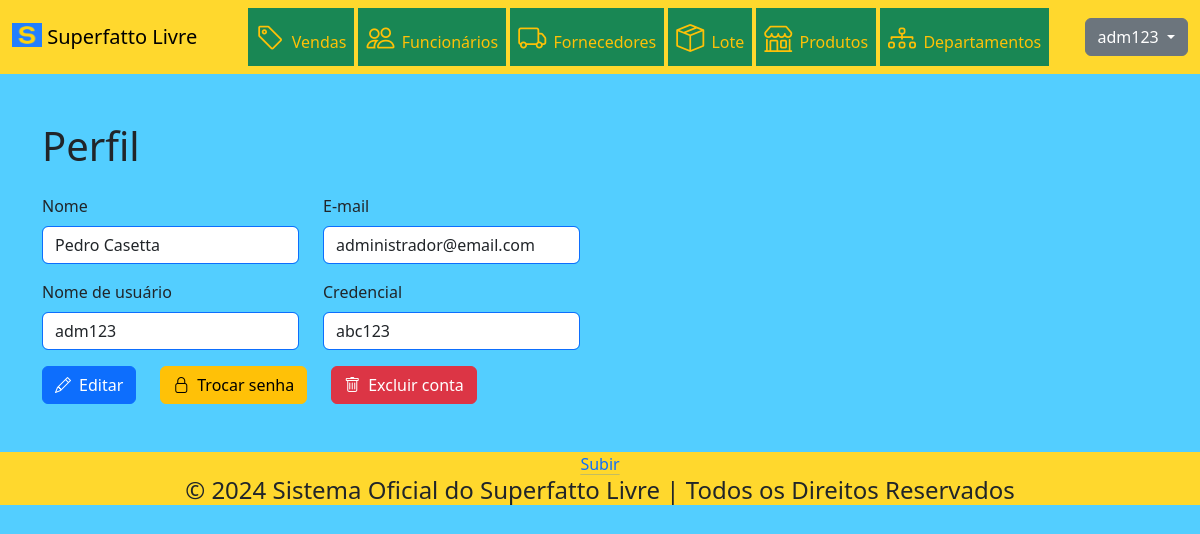
The app's page /conta/encaminharPerfil (signed in), older data.
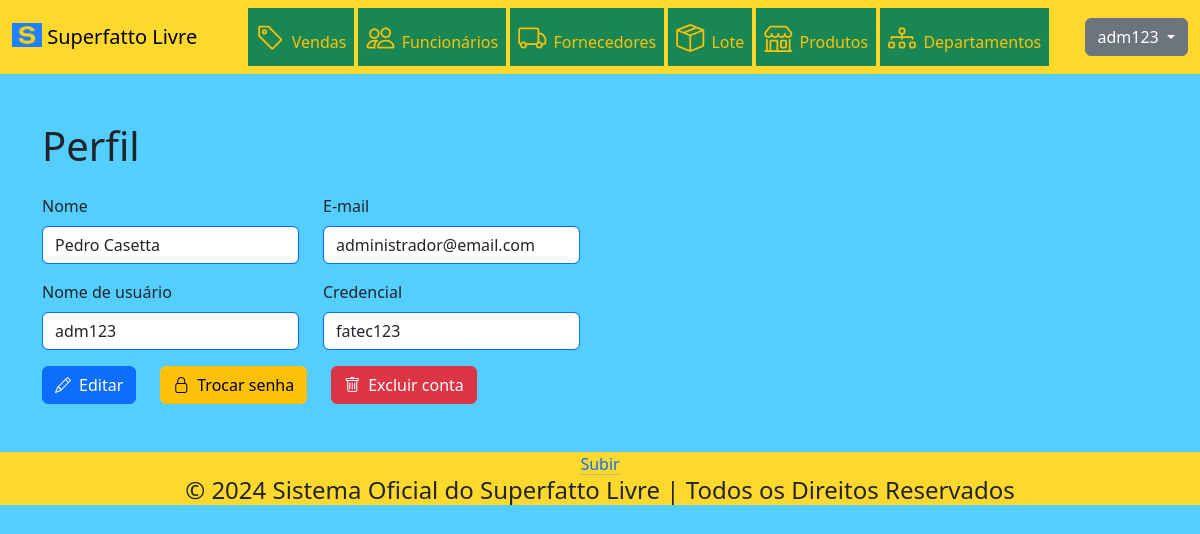
The same page, newer data.
### tables this page shows
CREATE TABLE IF NOT EXISTS `administrador` (
  `codigo` INT NOT NULL AUTO_INCREMENT,
  `cod_credencial` INT NOT NULL,
  PRIMARY KEY (`codigo`),
  INDEX `fk_administrador_credencial1_idx` (`cod_credencial` ASC),
  CONSTRAINT `fk_administrador_conta1`
    FOREIGN KEY (`codigo`)
    REFERENCES `conta` (`codigo`)
    ON DELETE NO ACTION
    ON UPDATE NO ACTION,
  CONSTRAINT `fk_administrador_credencial1`
    FOREIGN KEY (`cod_credencial`)
    REFERENCES `credencial` (`codigo`)
    ON DELETE NO ACTION
    ON UPDATE NO ACTION);

CREATE TABLE IF NOT EXISTS `credencial` (
  `codigo` INT NOT NULL,
  `nome` VARCHAR(45) NULL,
  PRIMARY KEY (`codigo`));

CREATE TABLE IF NOT EXISTS `conta` (
  `codigo` INT NOT NULL AUTO_INCREMENT,
  `nome` VARCHAR(45) NULL,
  `email` VARCHAR(45) NULL,
  `nome_usuario` VARCHAR(45) NULL,
  `senha` VARCHAR(255) NULL,
  `tipo` VARCHAR(45) NULL,
  PRIMARY KEY (`codigo`),
  UNIQUE INDEX `nome_usuario_UNIQUE` (`nome_usuario` ASC),
  UNIQUE INDEX `email_UNIQUE` (`email` ASC));

### App/Controller/BaseController.php (called while the page is built, shortened)
<?php
abstract class BaseController
{
    protected array $dados;
    public function __construct()
    {
        $this->dados = [];
    }
    public function renderizar(string $view)
    {
        $dados = $this->getDados();
        require_once PATH . '/App/View/layout/header.php';
        require_once PATH . '/App/View/' . $view . '.php';
        require_once PATH . '/App/View/layout/footer.php';
    }
    public function getDados()
    {
        return $this->dados;
    }
    public function setDados($nomeChave, $valorDado)
    {
        if ($nomeChave != "" && $valorDado != "") {
            $this->dados[$nomeChave] = $valorDado;
        }
    }
}

### index.php (called while the page is built, shortened)
<?php
try
{
    $app = new App();
    $app->identificarController();
    $app->executarController();
} catch (Exception $excecao) {
    throw new Exception("Erro na execução do sistema", $excecao->getCode());
}

### App/Model/Entidades/Conta/Conta.php (called while the page is built, shortened)
<?php
abstract class Conta
{
    protected int $codigo;
    protected string $nome;
    protected string $email;
    protected string $nomeUsuario;
    protected string $tipo;
    public function __construct(int $codigo = 0, string $nome = "", string $email = "", string $nomeUsuario = "", string $senha = "",
        string $tipo = "")
    {
        $this->codigo = $codigo;
        $this->nome = $nome;
        $this->email = $email;
        $this->nomeUsuario = $nomeUsuario;
        $this->tipo = $tipo;
    }
    public static function localizar($codigo, $tipo)
    {
        $contaDAO = new ContaDAO();
        $resultado = $contaDAO->localizar($codigo, $tipo);
        return $resultado;
    }
    public function getCodigo() : int
    {
        return $this->codigo;
    }
    public function getNome() : string
    {
        return $this->nome;
    }
    public function getEmail() : string
    {
        return $this->email;
    }
    public function getNomeUsuario() : string
    {
        return $this->nomeUsuario;
    }
    public function getTipo() : string
    {
        return $this->tipo;
    }
}

### App/Model/DAO/BaseDAO.php (called while the page is built, shortened)
<?php
abstract class BaseDAO
{
    private $conexao;
    public function __construct()
    {
        $this->conexao = Conexao::getConexao();
    }
    public function select($sql)
    {
        return $this->conexao->query($sql);
    }
}

### App/Lib/Conexao.php (called while the page is built, shortened)
<?php
class Conexao
{
    public static function getConexao()
    {
        $dsn = DB_DRIVER . ':host=' . DB_HOST . ';dbname=' . DB_NAME . ";";
        $conexao = new PDO($dsn , DB_USER, DB_PASSWORD);
        $conexao->setAttribute(PDO::ATTR_ERRMODE, PDO::ERRMODE_EXCEPTION);
        return $conexao;
    }
}

### App/Model/DAO/ContaDAO.php (called while the page is built, shortened)
<?php
class ContaDAO extends BaseDAO
{
    public function localizar($codigo, $tipo)
    {
        try {
            if ($tipo == 'administrador') {
                $pdoStatement = $this->select("SELECT c.*, a.cod_credencial, cr.nome nome_credencial
                FROM conta c, administrador a, credencial cr
                WHERE c.codigo = $codigo AND a.codigo = $codigo AND cr.codigo = a.cod_credencial");
                $arrayResultado = $pdoStatement->fetch(PDO::FETCH_ASSOC);
                $conta = new Administrador(
                    $arrayResultado['codigo'],
                    $arrayResultado['nome'],
                    $arrayResultado['email'],
                    $arrayResultado['nome_usuario'],
                    $arrayResultado['senha'],
                    $arrayResultado['tipo'],
                    $arrayResultado['cod_credencial'],
                    $arrayResultado['nome_credencial']
                );
            }
            return $conta;
        }
        catch (Exception $excecao) {
            $erro = new Exception("Erro " . $excecao->getCode() . ". Erro no acesso aos dados");
            return $erro;
        }
    }
}

### App/Model/Entidades/Conta/Administrador.php (called while the page is built, shortened)
<?php
class Administrador extends Conta
{
    private Credencial $credencial;
    public function __construct(int $codigo = 0, string $nome = "", string $email = "", string $nomeUsuario = "", string $senha = "",
        string $tipo = "", int $cod_credencial = 0, string $nome_credencial = "")
    {
        $this->credencial = new Credencial($cod_credencial, $nome_credencial);
    }
    public function getCredencial() : Credencial
    {
        return $this->credencial;
    }
}

### App/Model/Entidades/Conta/Credencial.php (called while the page is built, shortened)
<?php
class Credencial
{
    private string $nome;
    public function __construct(int $codigo = 0, string $nome = "")
    {
        $this->nome = $nome;
    }
    public function getNome() : string
    {
        return $this->nome;
    }
}

### App/View/conta/perfil.php (the view, shortened to what the changed rows need)
<div class="container-sm my-5">
  <?php if (isset($dados['conta']) && !empty($dados['conta'])) { ?>
    <div class="row mb-3">
      <div class="col-auto">
        <h1>Perfil</h1>
      </div>
    </div>
    <div class="row mb-3">
        <div class="col-auto">
          <label for="nome" class="form-label">Nome</label>
          <input type="text" class="form-control border border-primary" id="nome" name="nome"
          value="<?= $dados['conta']->getNome() ?>" readonly>
        </div>
        <div class="col-auto">
            <label for="email" class="form-label">E-mail</label>
            <input type="text" class="form-control border border-primary" id="email" name="email"
            value="<?= $dados['conta']->getEmail() ?>" readonly>
        </div>
    </div>
    <div class="row mb-3">
      <div class="col-auto">
        <label for="nome_usuario" class="form-label">Nome de usuário</label>
        <input class="form-control border border-primary" id="nome_usuario" name="nome_usuario"
        value="<?= $dados['conta']->getNomeUsuario(); ?>" readonly>
      </div>
    <?php if ($dados['conta']->getTipo() == 'administrador') { ?>
        <div class="col-auto">
          <label for="credencial" class="form-label">Credencial</label>
          <input class="form-control border border-primary" id="credencial"
          name="credencial" value="<?= $dados['conta']->getCredencial()->getNome() ?>" readonly>
        </div>
    <?php } else if ($dados['conta']->getTipo() == 'cliente') { ?>
        <div class="col-auto">
          <label for="telefone" class="form-label">Telefone</label>
          <input class="form-control border border-primary" id="telefone" name="telefone"
          value="<?= $dados['conta']->getTelefone() ?>" readonly>
        </div>
    <?php } ?>
    </div>
    <div class="row">
      <div class="col-auto">
        <a href="http://<?=APP_HOST?>/conta/encaminharEdicao/<?= $dados['conta']->getCodigo() ?>" class="btn btn-primary">
            <i class="bi bi-pencil">&ensp;</i>Editar
        </a>
      </div>
      <div class="col-auto">
        <a href="http://<?=APP_HOST?>/conta/encaminharTrocaSenha/<?= $dados['conta']->getCodigo() ?>" class="btn btn-warning">
            <i class="bi bi-lock">&ensp;</i>Trocar senha
        </a>
      </div>
      <div class="col-auto">
        <a href="http://<?=APP_HOST?>/conta/encaminharExclusao/<?= $dados['conta']->getCodigo() ?>" class="btn btn-danger">
          <i class="bi bi-trash">&ensp;</i>Excluir conta
        </a>
      </div>
    </div>
  <?php } ?>
</div>

Row changes from the older to the newer data that the page shows:
changed through a linked row, administrador "Pedro Casetta": credencial "abc123" → "fatec123"
